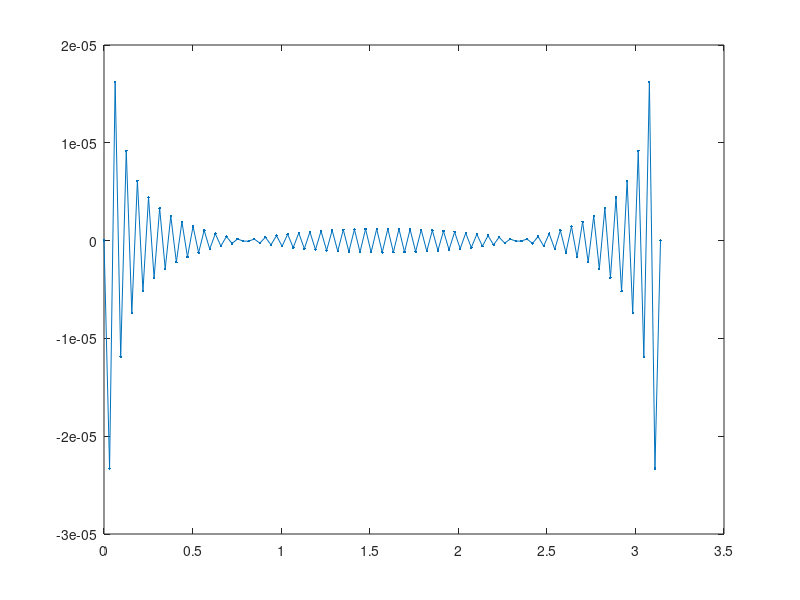

This chart was generated by the following MATLAB code:
clear;

function [u,xvek,tvek] = fourier1(T,N,tN,xN)
dx = pi/xN;
dt = T/tN;
xvek  = 0:dx:pi;
tvek  = 0:dt:T;
u  = zeros(length(xvek),length(tvek));

for k=0:N
    u = u + (8/(pi*(2*k+1)^3)) * sin((2*k+1)*xvek') * exp(-(2*k+1)^2*tvek);
end

end

function [u,xvek,tvek] = fourier2(T,N,tN,xN)
dx = pi/xN;
dt = T/tN;
xvek  = 0:dx:pi;
tvek  = 0:dt:T;
u  = zeros(length(xvek),length(tvek));

for n=1:N
    u = u + (((2*sin(n*pi/2))/(pi*n^2)) - cos(n*pi/2)/n) * sin(n*xvek') * exp(-n^2*tvek);
end

end

N = 50; tN = 100; xN = 100; T = 4;
[u,xvek,tvek] = fourier1(T,N,tN,xN);

% surf(tvek,xvek,u)
% xlabel('t'),ylabel('x'),zlabel('u')

ustart = zeros(size(xvek));

%plot(xvek,x.*(pi-x));

for k=0:N
    ustart = ustart+8/pi/(2*k+1)^3*sin((2*k+1)*xvek);
end

plot(xvek,xvek.*(pi-xvek)-ustart,'.-')
